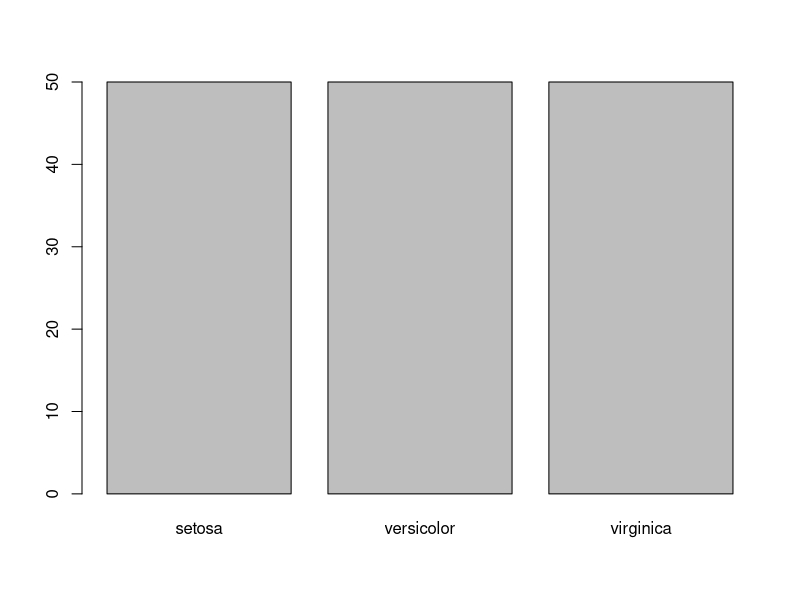
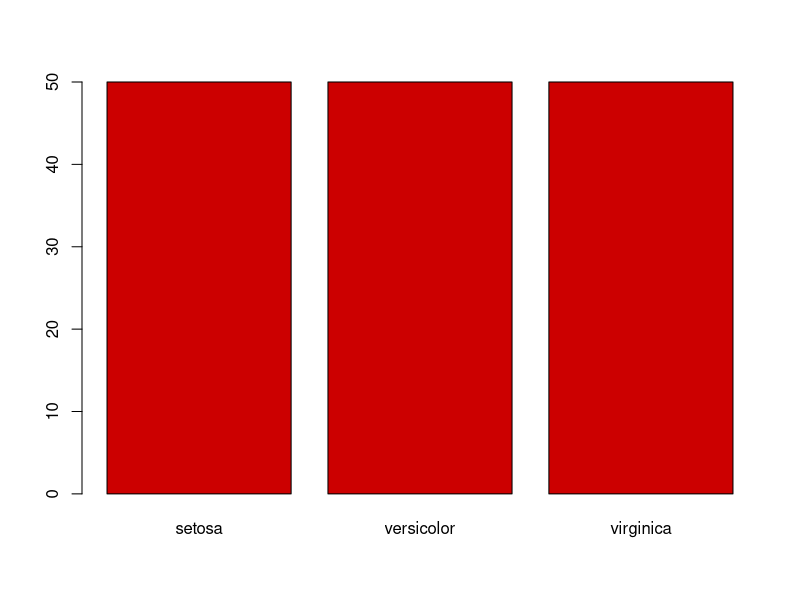
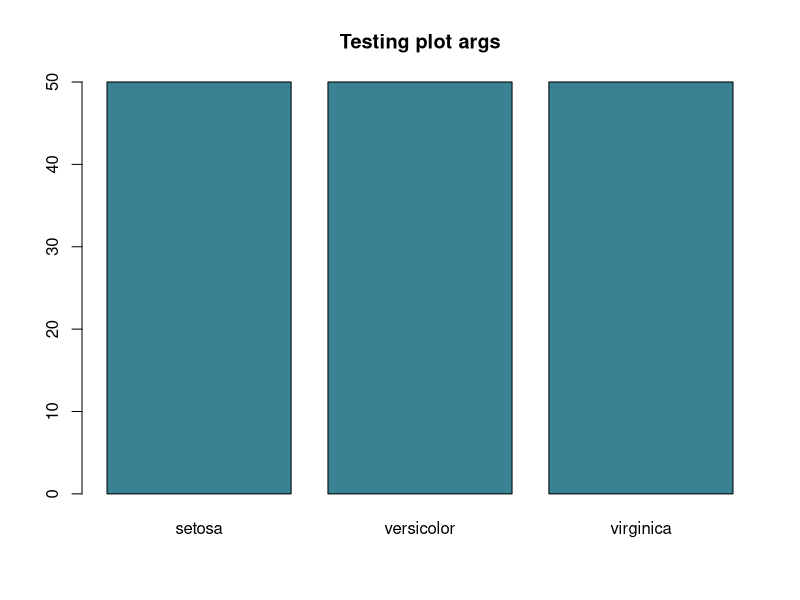

Recreate these plots in R, in order. (Note: this script raises an error after producing the figures.)
# Learning R and R studio -> Class 0
# Author: José Cutileiro
# Date: 13 March 2022



# Datasets packege: Used to give some data examples (useful to make some tests) 
library(datasets)

# Example 1: IRIS -> plot()
head(iris)


# Testing plot in iris colection
plot(iris$Species)
plot(iris$Species,col= "#cc0000")
plot(iris$Species,col= "#398293",main="Testing plot args")

# Testing plot with generic functions
plot(cos,0,2*pi,"Function: cos")
plot(exp,1,10,main="Exponencial example",col="#ff0000")
plot(dnorm,-10,10,main="Normal distribution",lwd=5)


# Example 2: mtcars -> Bar charts
head(mtcars)

# Associate variable to a table
cylindres <- table(mtcars$cyl)
barplot(cylindres)
plot(cylindres)
plot(cylindres,lwd=10)

# Note: barplot != plot, however they are similar


# Example 3: iris -> Histograms


head(iris)


# Basic histograms

iris
hist(iris$Sepal.Length)
hist(iris$Sepal.Width)
hist(iris$Species) # Error -> 'x' must be numeric

# Histogram by group
par(mfrow = c(3,1))   # Show three graphics at the same time 
par(mfrow = c(1,1))   # Reset 
  
hist(iris$Petal.Width [iris$Species == "setosa"],
     xlim = c(0,3),
     breaks = 9,
     main = "Insert title here",
     xlab = "",
     col = "red")

hist(iris$Petal.Width [iris$Species == "versicolor"],
     xlim = c(0,3),
     breaks = 9,
     main = "Insert title here",
     xlab = "",
     col = "#00ff00")
 
hist(iris$Petal.Width [iris$Species == "virginica"],
     xlim = c(0,3),
     breaks = 9,
     main = "Insert title here",
     xlab = "",
     col = "#0000ff")



     





